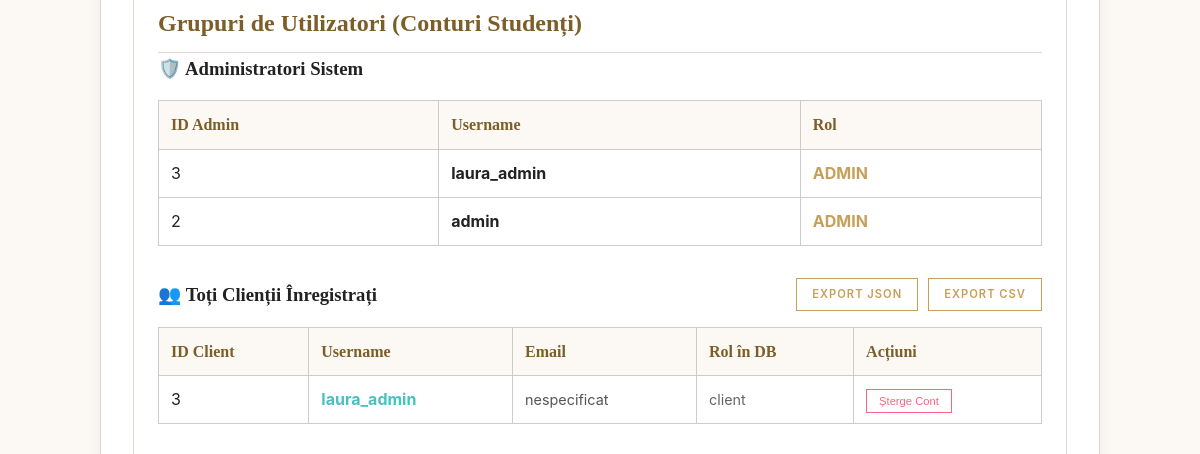
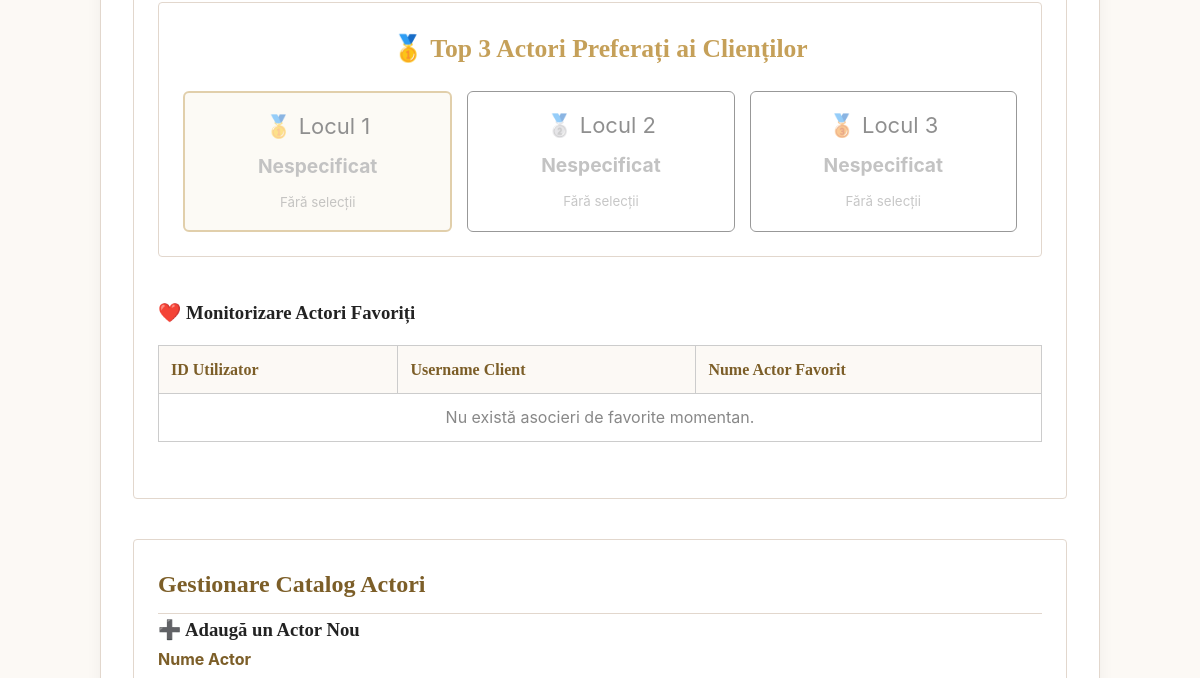
The page /admin.php (signed in, middle part) on the database as committed earlier (2 pictures, top to bottom).
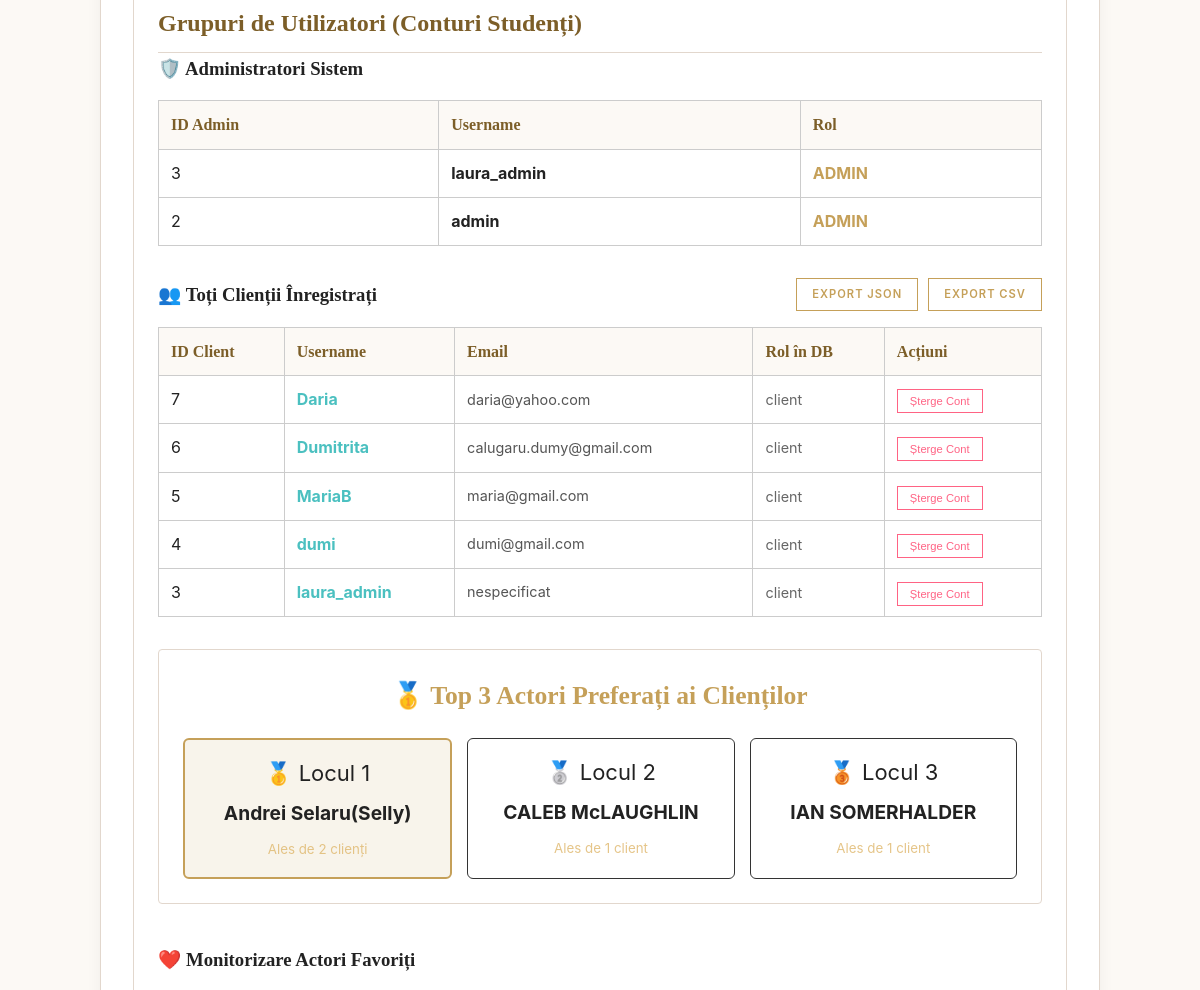
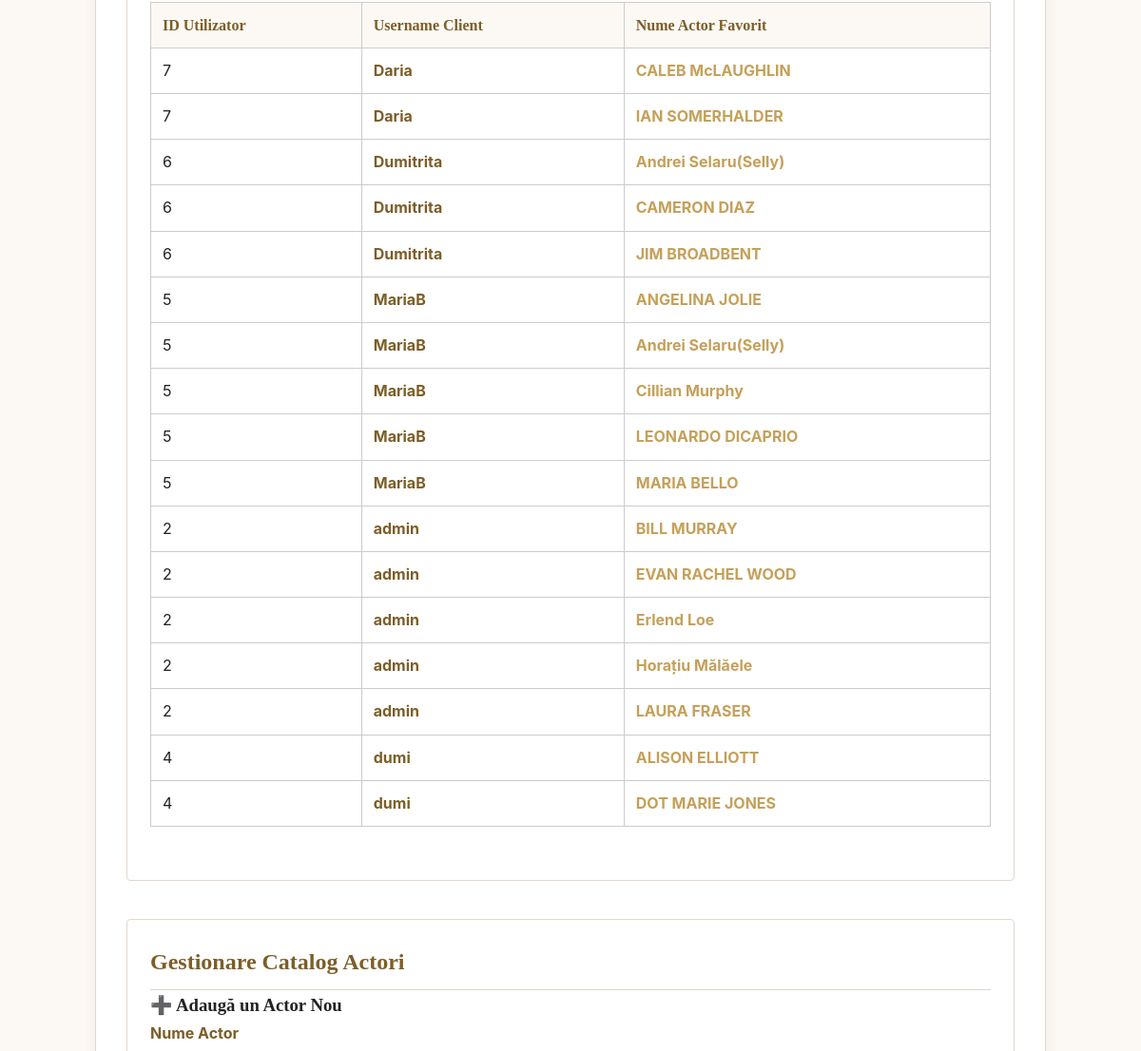
The same page on the database as committed later (2 pictures, top to bottom).
### tables this page shows
CREATE TABLE users (
    id INTEGER PRIMARY KEY AUTOINCREMENT,
    username TEXT UNIQUE NOT NULL,
    password_hash TEXT NOT NULL
, role TEXT DEFAULT 'client', email TEXT);

CREATE TABLE favorite_actors (
        id INTEGER PRIMARY KEY AUTOINCREMENT,
        user_id INTEGER NOT NULL,
        actor_id INTEGER NOT NULL,
        FOREIGN KEY(user_id) REFERENCES users(id) ON DELETE CASCADE,
        FOREIGN KEY(actor_id) REFERENCES actors(id) ON DELETE CASCADE,
        UNIQUE(user_id, actor_id)
    );

CREATE TABLE actors (
    id INTEGER PRIMARY KEY AUTOINCREMENT,
    name TEXT UNIQUE NOT NULL,
    tmdb_id INTEGER,
    bio TEXT,
    image_url TEXT
);

### public/admin.php (the view, shortened to what the rows shown need)
<?php
require_once __DIR__ . '/../config/db.php';
$is_logged_in = (isset($_SESSION['admin_logged_in']) && $_SESSION['admin_logged_in'] === true) || (isset($_SESSION['role']) && $_SESSION['role'] === 'admin');
$admins = [];
$clients = [];
$favorites = [];
if ($is_logged_in) {
    try {
        $stmtAdmin = $pdo->query("SELECT id, username, role FROM users WHERE username LIKE '%admin%' OR role = 'admin' ORDER BY id DESC");
        $admins = $stmtAdmin->fetchAll();
        $stmtClient = $pdo->query("SELECT id, username, email, role FROM users WHERE username != 'admin' ORDER BY id DESC");
        $clients = $stmtClient->fetchAll();
        $stmtFav = $pdo->query("
            SELECT f.user_id, u.username, f.actor_id, a.name AS actor_name
            FROM favorite_actors f
            JOIN users u ON f.user_id = u.id
            JOIN actors a ON f.actor_id = a.id
            ORDER BY u.username ASC, a.name ASC
        ");
        $favorites = $stmtFav->fetchAll();
    } catch (PDOException $e) {
        $clients = [];
        $admins = [];
        $favorites = [];
    }
}
?>
<!DOCTYPE html>
<html lang="ro">
<head>
    <link rel="stylesheet" href="css/style.css?v=999">
</head>
<body>
    <div class="admin-container">
        <?php if (!$is_logged_in): ?>
            <div style="text-align: center; margin-bottom: 2rem;">
                <h1 style="font-family: Georgia, serif; color: #7c5e28; margin-bottom: 0.5rem;">Bun venit pe Platforma AwA</h1>
                <p style="color: #666; font-size: 0.95rem;">Selectează opțiunea dorită pentru a accesa serviciile noastre securizate.</p>
                <div style="margin-top: 1.5rem; display: flex; justify-content: center; gap: 10px;">
                    <button class="btn-action" onclick="comutaFormular('login')" id="btn-tab-login" style="background: #c5a059; color: #fff;">Autentificare (Admin / Client)</button>
                    <button class="btn-action" onclick="comutaFormular('register')" id="btn-tab-register">Creează Cont Nou Client</button>
                </div>
            </div>
            <div id="zona-login" class="section-box-admin" style="max-width: 500px; margin: 0 auto;">
                <h2 style="text-align: center; margin-bottom: 1.5rem;">Conectare în Cont</h2>
                <form method="POST" action="login.php">
                    <div class="form-group">
                        <label>Nume Utilizator (Username)</label>
                        <input type="text" name="username" required placeholder="ex: laura_admin sau client123">
                    </div>
                    <div class="form-group">
                        <label>Parolă</label>
                        <input type="password" name="password" required placeholder="••••••••">
                    </div>
                    <div class="form-group" style="display: flex; align-items: center; gap: 8px; margin-top: 0.5rem;">
                        <input type="checkbox" id="show-pass-login" onclick="toggleVizibilitateParolaLogin()" style="width: auto; margin: 0;">
                        <label for="show-pass-login" style="margin: 0; font-weight: normal; font-size: 0.85rem; cursor: pointer; color: #666;">Afișează parola</label>
                    </div>
                    <button type="submit" class="btn-action" style="width: 100%; margin-top: 1rem;">Intră în cont</button>
                </form>
            </div>
            <div id="zona-register" class="section-box-admin" style="max-width: 500px; margin: 0 auto; display: none;">
                <h2 style="text-align: center; margin-bottom: 1.5rem; color: #c5a059;">Înregistrare Client Nou</h2>
                <form id="ajax-register-form" autocomplete="off">
                    <div class="form-group">
                        <label>Alege un Username nou</label>
                        <input type="text" id="reg-username" required placeholder="ex: ioana2026" autocomplete="none">
                    </div>
                    <div class="form-group">
                        <label>Adresă Email</label>
                        <input type="email" id="reg-email" required placeholder="ex: student@info.uaic.ro">
                    </div>
                    <div class="form-group">
                        <label>Setează o Parolă sigură</label>
                        <input type="password" id="reg-password" required placeholder="••••••••" autocomplete="new-password">
                    </div>
                    <div class="form-group" style="display: flex; align-items: center; gap: 8px; margin-top: 0.5rem;">
                        <input type="checkbox" id="toggle-pw" onclick="toggleVizibilitateParola()" style="width: auto; margin: 0;">
                        <label for="toggle-pw" style="margin: 0; font-weight: normal; font-size: 0.85rem; cursor: pointer; color: #666;">Afișează parola</label>
                    </div>
                    <button type="submit" class="btn-action" style="width: 100%; margin-top: 1rem;">Finalizează Înregistrarea</button>
                </form>
                <p id="reg-msg" style="text-align: center; margin-top: 15px; font-weight: bold;"></p>
            </div>
            <script>
            // arata/ascunde parola tastata la inregistrare
            function toggleVizibilitateParola() {
                const pwInput = document.getElementById('reg-password');
                if (pwInput) {
                    pwInput.type = pwInput.type === 'password' ? 'text' : 'password';
                }
            }
            // arata/ascunde parola tastata la login
            function toggleVizibilitateParolaLogin() {
                const p = document.querySelector('#zona-login input[name="password"]');
                if (p) {
                    p.type = p.type === 'password' ? 'text' : 'password';
                }
            }
            // comuta vizual intre formularul de login si cel de inregistrare
            function comutaFormular(tip) {
                const fLogin = document.getElementById('zona-login');
                const fRegister = document.getElementById('zona-register');
                const btnLogin = document.getElementById('btn-tab-login');
                const btnRegister = document.getElementById('btn-tab-register');
                if (tip === 'login') {
                    fLogin.style.display = 'block';
                    fRegister.style.display = 'none';
                    btnLogin.style.backgroundColor = '#c5a059';
                    btnLogin.style.color = '#fff';
                    btnRegister.style.backgroundColor = '';
                    btnRegister.style.color = '#c5a059';
                } else {
                    fLogin.style.display = 'none';
                    fRegister.style.display = 'block';
                    btnLogin.style.backgroundColor = '';
                    btnLogin.style.color = '#c5a059';
                    btnRegister.style.backgroundColor = '#c5a059';
                    btnRegister.style.color = '#fff';
                }
            }
            // trimite datele de inregistrare prin ajax catre api si arata rezultatul
            document.getElementById('ajax-register-form').addEventListener('submit', async (e) => {
                e.preventDefault();
                const msg = document.getElementById('reg-msg');
                const username = document.getElementById('reg-username').value;
                const email = document.getElementById('reg-email').value;
                const password = document.getElementById('reg-password').value;
                try {
                    const res = await fetch('api/register.php', {
                        method: 'POST',
                        headers: { 'Content-Type': 'application/json' },
                        body: JSON.stringify({ username, email, password })
                    });
                    const data = await res.json();
                    if (data.success) {
                        msg.style.color = '#4bc0c0';
                        msg.textContent = '✓ ' + data.message;
                        document.getElementById('ajax-register-form').reset();
                        // Reset input type back to password in case it was toggled
                        document.getElementById('reg-password').type = 'password';
                        document.getElementById('toggle-pw').checked = false;
                        setTimeout(() => comutaFormular('login'), 2000);
                    } else {
                        msg.style.color = '#ff6384';
                        msg.textContent = 'X ' + (data.error || 'Eroare la înregistrare.');
                    }
                } catch (err) {
                    msg.style.color = '#ff6384';
                    msg.textContent = 'X Eroare de rețea.';
                }
            });
            </script>
        <?php else: ?>
            <div class="section-box-admin">
                <h2>Grupuri de Utilizatori (Conturi Studenți)</h2>
                <table class="source-list">
                    <thead><tr><th>ID Admin</th><th>Username</th><th>Rol</th></tr></thead>
                    <tbody>
                        <?php foreach ($admins as $a): ?>
                            <tr>
                                <td data-label="ID Admin"><?php echo $a['id']; ?></td>
                                <td data-label="Username" style="font-weight:bold;"><?php echo htmlspecialchars($a['username']); ?></td>
                                <td data-label="Rol"><span style="color: #c5a059; font-weight: bold;">ADMIN</span></td>
                            </tr>
                        <?php endforeach; ?>
                    </tbody>
                </table>
                <table class="source-list">
                    <thead><tr><th>ID Client</th><th>Username</th><th>Email</th><th>Rol în DB</th><th>Acțiuni</th></tr></thead>
                    <tbody>
                        <?php if (empty($clients)): ?>
                            <tr><td colspan="5" style="text-align:center; color:#888;">Nu există clienți înregistrați momentan.</td></tr>
                        <?php else: ?>
                            <?php foreach ($clients as $c): ?>
                                <tr id="user-row-<?php echo $c['id']; ?>">
                                    <td data-label="ID Client"><?php echo $c['id']; ?></td>
                                    <td data-label="Username" style="font-weight:bold; color: #4bc0c0;"><?php echo htmlspecialchars($c['username']); ?></td>
                                    <td data-label="Email" style="font-size: 0.9rem; color: #555;"><?php echo htmlspecialchars($c['email'] ?? 'nespecificat'); ?></td>
                                    <td data-label="Rol în DB"><span style="color:#666; font-size:0.9rem;">client</span></td>
                                    <td data-label="Acțiuni"><button class="btn-delete" onclick="stergeClientDinAdmin(<?php echo $c['id']; ?>, '<?php echo htmlspecialchars($c['username']); ?>')">Șterge Cont</button></td>
                                </tr>
                            <?php endforeach; ?>
                        <?php endif; ?>
                    </tbody>
                </table>
                <table class="source-list">
                    <thead>
                        <tr>
                            <th>ID Utilizator</th>
                            <th>Username Client</th>
                            <th>Nume Actor Favorit</th>
                        </tr>
                    </thead>
                    <tbody>
                        <?php if (empty($favorites)): ?>
                            <tr><td colspan="3" style="text-align:center; color:#888;">Nu există asocieri de favorite momentan.</td></tr>
                        <?php else: ?>
                            <?php foreach ($favorites as $f): ?>
                                <tr>
                                    <td data-label="ID Utilizator"><?php echo htmlspecialchars($f['user_id']); ?></td>
                                    <td data-label="Username Client" style="font-weight:bold; color: #7c5e28;"><?php echo htmlspecialchars($f['username']); ?></td>
                                    <td data-label="Nume Actor Favorit" style="font-weight:bold; color: #c5a059;"><?php echo htmlspecialchars($f['actor_name']); ?></td>
                                </tr>
                            <?php endforeach; ?>
                        <?php endif; ?>
                    </tbody>
                </table>
            </div>
            <div class="section-box-admin">
                <h2>Gestionare Catalog Actori</h2>
            </div>
        <?php endif; ?>
    </div>
</body>
</html>

Rows that differ between the two databases and show on the page:
added users: id "7", username "Daria", email "daria@yahoo.com", shown under "👥 Toți Clienții Înregistrați"
added users: id "6", username "Dumitrita", email "calugaru.dumy@gmail.com", shown under "👥 Toți Clienții Înregistrați"
added users: id "5", username "MariaB", email "maria@gmail.com", shown under "👥 Toți Clienții Înregistrați"
added users: id "4", username "dumi", email "dumi@gmail.com", shown under "👥 Toți Clienții Înregistrați"
added favorite_actors: user "7", user.username "Daria", actor.name "CALEB McLAUGHLIN"
added favorite_actors: user "7", user.username "Daria", actor.name "IAN SOMERHALDER"
added favorite_actors: user "6", user.username "Dumitrita", actor.name "Andrei Selaru(Selly)"
added favorite_actors: user "6", user.username "Dumitrita", actor.name "CAMERON DIAZ"
added favorite_actors: user "6", user.username "Dumitrita", actor.name "JIM BROADBENT"
added favorite_actors: user "5", user.username "MariaB", actor.name "ANGELINA JOLIE"
added favorite_actors: user "5", user.username "MariaB", actor.name "Andrei Selaru(Selly)"
added favorite_actors: user "5", user.username "MariaB", actor.name "Cillian Murphy"
added favorite_actors: user "5", user.username "MariaB", actor.name "LEONARDO DICAPRIO"
added favorite_actors: user "5", user.username "MariaB", actor.name "MARIA BELLO"
added favorite_actors: user "2", user.username "admin", actor.name "BILL MURRAY"
added favorite_actors: user "2", user.username "admin", actor.name "EVAN RACHEL WOOD"
added favorite_actors: user "2", user.username "admin", actor.name "Erlend Loe"
added favorite_actors: user "2", user.username "admin", actor.name "Horațiu Mălăele"
added favorite_actors: user "2", user.username "admin", actor.name "LAURA FRASER"
added favorite_actors: user "4", user.username "dumi", actor.name "ALISON ELLIOTT"
added favorite_actors: user "4", user.username "dumi", actor.name "DOT MARIE JONES"
Other text that changed with them:
new list line: "🥇 Locul 1 Andrei Selaru(Selly) Ales de 2 clienți"
new list line: "🥈 Locul 2 CALEB McLAUGHLIN Ales de 1 client"
new list line: "🥉 Locul 3 IAN SOMERHALDER Ales de 1 client"
list line gone: "🥇 Locul 1 Nespecificat Fără selecții"
list line gone: "🥈 Locul 2 Nespecificat Fără selecții"
list line gone: "🥉 Locul 3 Nespecificat Fără selecții"
text no longer shown: "Nu există asocieri de favorite momentan."
